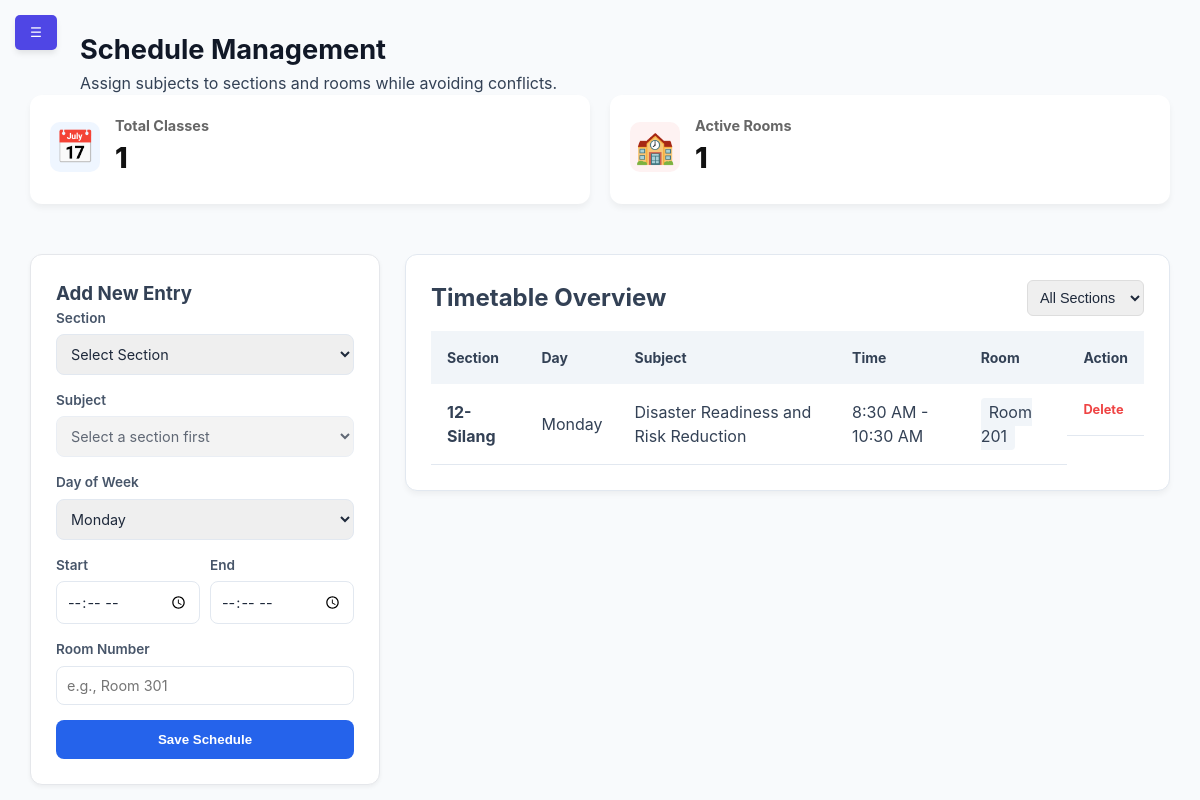
The app's page /modules/admin/admin_schedule.php (signed in) with its own data.
### tables this page shows
CREATE TABLE `schedules` (
  `id` int(11) NOT NULL,
  `section_id` int(11) NOT NULL,
  `subject_id` int(11) NOT NULL,
  `day_of_week` enum('Monday','Tuesday','Wednesday','Thursday','Friday','Saturday') NOT NULL,
  `start_time` time NOT NULL,
  `end_time` time NOT NULL,
  `room_number` varchar(50) DEFAULT NULL
);

CREATE TABLE `sections` (
  `id` int(11) NOT NULL,
  `section_name` varchar(50) NOT NULL,
  `strand_id` int(11) DEFAULT NULL,
  `grade_level` int(11) NOT NULL,
  `adviser_id` int(11) DEFAULT NULL,
  `academic_year` varchar(20) NOT NULL DEFAULT '2026-2027',
  `curriculum_version` enum('Legacy','Strengthened') NOT NULL DEFAULT 'Strengthened'
);

CREATE TABLE `subjects` (
  `id` int(11) NOT NULL,
  `curriculum_version` enum('Legacy','Strengthened') NOT NULL DEFAULT 'Strengthened',
  `subject_code` varchar(20) NOT NULL,
  `subject_name` varchar(255) NOT NULL,
  `type` enum('Core','Applied','Specialized','Elective') NOT NULL DEFAULT 'Core',
  `strand_id` int(11) DEFAULT NULL,
  `grade_level` int(11) NOT NULL,
  `term` enum('1st','2nd','3rd','1st Sem','2nd Sem','Full Year') NOT NULL DEFAULT '1st',
  `units` int(11) DEFAULT 3,
  `hours` int(11) DEFAULT 80
);

### modules/admin/admin_schedule.php (the view, shortened to what this page needs)
<?php
$conn = getDBConnection();
$total_classes = (int) $conn->query("SELECT COUNT(*) FROM schedules")->fetchColumn();
$total_rooms   = (int) $conn->query("SELECT COUNT(DISTINCT room_number) FROM schedules")->fetchColumn();
$sched_query = "SELECT sch.*, s.section_name, sub.subject_name, sub.subject_code
                FROM schedules sch
                JOIN sections s ON sch.section_id = s.id
                JOIN subjects sub ON sch.subject_id = sub.id";
$params = [];
$sched_query .= " ORDER BY FIELD(day_of_week, 'Monday', 'Tuesday', 'Wednesday', 'Thursday', 'Friday', 'Saturday'), start_time ASC";
$sched_stmt = $conn->prepare($sched_query);
$sched_stmt->execute($params);
$schedules = $sched_stmt->fetchAll(PDO::FETCH_ASSOC);
?>
<!DOCTYPE html>
<html lang="en">
<head>
    <link rel="stylesheet" href="../../assets/css/dashboard.css">
</head>
<body>
    <button class="mobile-toggle" id="mobileBurger" onclick="toggleSidebar()">☰</button>
    <div class="dashboard-wrapper">
        <main class="content">
            <header class="content-header">
                <h1>Schedule Management</h1>
                <p>Assign subjects to sections and rooms while avoiding conflicts.</p>
            </header>
            <div class="stats-grid">
                <div class="stat-card">
                    <div class="stat-icon" style="background:#eff6ff; color:#3b82f6;">📅</div>
                    <div class="stat-info"><h3>Total Classes</h3><div class="number"><?= htmlspecialchars((string) $total_classes); ?></div></div>
                </div>
                <div class="stat-card">
                    <div class="stat-icon" style="background:#fef2f2; color:#ef4444;">🏫</div>
                    <div class="stat-info"><h3>Active Rooms</h3><div class="number"><?= htmlspecialchars((string) $total_rooms); ?></div></div>
                </div>
            </div>
            <div class="admin-layout">
                <div class="card">
                    <h3>Add New Entry</h3>
                    <form method="POST">
                        <div class="form-group">
                            <label>Section</label>
                            <select name="section_id" id="sectionSelect" onchange="fetchSubjects(this.value)" required>
                                <option value="">Select Section</option>
                            </select>
                        </div>
                        <div class="form-group">
                            <label>Subject</label>
                            <select name="subject_id" id="subjectSelect" required disabled>
                                <option value="">Select a section first</option>
                            </select>
                        </div>
                        <div class="form-group">
                            <label>Day of Week</label>
                            <select name="day_of_week" required>
                                <option value="Monday">Monday</option>
                            </select>
                        </div>
                        <div style="display:flex; gap:10px;">
                            <div class="form-group" style="flex:1;"><label>Start</label><input type="time" name="start_time" required></div>
                            <div class="form-group" style="flex:1;"><label>End</label><input type="time" name="end_time" required></div>
                        </div>
                        <div class="form-group"><label>Room Number</label><input type="text" name="room_number" placeholder="e.g., Room 301" required></div>
                        <button type="submit" name="add_schedule" class="btn-primary">Save Schedule</button>
                    </form>
                </div>
                <div class="table-container">
                    <div class="table-header-flex">
                        <h2>Timetable Overview</h2>
                        <form method="GET">
                            <select name="filter_section" onchange="this.form.submit()" style="padding:8px; border-radius:6px; border:1px solid #ddd;">
                                <option value="">All Sections</option>
                            </select>
                        </form>
                    </div>
                    <table>
                        <thead>
                            <tr><th>Section</th><th>Day</th><th>Subject</th><th>Time</th><th>Room</th><th>Action</th></tr>
                        </thead>
                        <tbody>
                            <?php if (!empty($schedules)): ?>
                                <?php foreach ($schedules as $row): ?>
                                <tr>
                                    <td><strong><?= htmlspecialchars($row['section_name']); ?></strong></td>
                                    <td><?= htmlspecialchars($row['day_of_week']); ?></td>
                                    <td><?= htmlspecialchars($row['subject_name']); ?></td>
                                    <td><?= date("g:i A", strtotime($row['start_time'])); ?> - <?= date("g:i A", strtotime($row['end_time'])); ?></td>
                                    <td><span style="background:#f1f5f9; padding:4px 8px; border-radius:4px;"><?= htmlspecialchars($row['room_number']); ?></span></td>
                                    <td><a href="?delete=<?= (int) $row['id']; ?>" class="delete-btn" onclick="return confirm('Remove this schedule?')">Delete</a></td>
                                </tr>
                                <?php endforeach; ?>
                            <?php else: ?>
                                <tr><td colspan="6" style="text-align:center; padding:20px; color:#64748b;">No schedules found.</td></tr>
                            <?php endif; ?>
                        </tbody>
                    </table>
                </div>
            </div>
        </main>
    </div>
</body>
</html>

### assets/css/dashboard.css (style rules this page uses)
:root { --primary-color: #4f46e5; --secondary-color: #6366f1; --success-color: #22c55e; --danger-color: #ef4444; --warning-color: #f59e0b; --bg-gray: #f8fafc; --sidebar-dark: #1e293b; --text-main: #334155; --white: #ffffff; --shadow: 0 4px 6px -1px rgb(0 0 0 / 0.1); }
* { margin: 0; padding: 0; box-sizing: border-box; }
body { font-family: 'Inter', system-ui, -apple-system, sans-serif; background-color: var(--bg-gray); color: var(--text-main); line-height: 1.5; }
.dashboard-wrapper { display: flex; min-height: 100vh; }
.content { flex: 1; margin-left: 0; padding: 2rem; width: 100%; transition: all 0.3s ease; }
.stats-grid { display: grid; grid-template-columns: repeat(auto-fit, minmax(200px, 1fr)); gap: 20px; margin-bottom: 30px; }
.stat-card { background: var(--white); padding: 20px; border-radius: 12px; display: flex; align-items: center; gap: 15px; box-shadow: 0 4px 6px rgba(0,0,0,0.05); border-bottom: 4px solid transparent; transition: transform 0.2s; }
.stat-icon { font-size: 2rem; width: 50px; height: 50px; display: flex; align-items: center; justify-content: center; border-radius: 10px; }
.stat-info h3 { font-size: 0.9rem; color: #666; margin: 0; }
.stat-info .number { font-size: 1.8rem; font-weight: 800; color: #111; }
.table-container { background: var(--white); border-radius: 1rem; padding: 1.5rem; box-shadow: var(--shadow); }
table { width: 100%; border-collapse: collapse; }
th { text-align: left; padding: 1rem; background: #f1f5f9; font-size: 0.875rem; }
td { padding: 1rem; border-bottom: 1px solid #e2e8f0; }
thead th { user-select: none; }
.btn-primary { background: var(--primary-color); color: white; padding: 0.6rem 1.2rem; border: none; border-radius: 0.5rem; cursor: pointer; font-weight: 600; }
input, select, textarea { width: 100%; padding: 0.6rem 0.75rem; border: 1px solid #e2e8f0; border-radius: 0.5rem; font-size: 0.9rem; color: #1e293b; transition: border-color 0.2s; }
.mobile-toggle { display: block !important; position: fixed; top: 15px; left: 15px; z-index: 1100; background: var(--primary-color); color: white; border: none; padding: 10px 15px; border-radius: 5px; cursor: pointer; box-shadow: var(--shadow); }
.content-header { margin-left: 50px; }
td:last-child { display: flex; gap: 10px; justify-content: flex-start; align-items: center; white-space: nowrap; }
.table-container { overflow-x: auto; }
table { min-width: 600px; }

### modules/admin/admin_schedule.php (style rules this page uses)
body { margin: 0; padding: 0; overflow-x: hidden; overflow-y: auto; }
.dashboard-wrapper { display: flex; min-height: 100vh; height: auto; width: 100%; overflow: visible; position: relative; }
main.content { flex-grow: 1; margin-left: 260px; padding: 30px; width: 100%; max-width: 100%; height: 100vh; box-sizing: border-box; display: flex; flex-direction: column; transition: margin-left 0.3s cubic-bezier(0.4, 0, 0.2, 1); overflow: hidden; }
.table-container { flex: 1; min-height: 0; overflow-y: auto; overflow-x: auto; background: white; padding: 25px; border-radius: 12px; border: 1px solid #e2e8f0; box-shadow: 0 4px 6px -1px rgba(0, 0, 0, 0.05); }
.mobile-toggle { transition: opacity 0.2s ease, visibility 0.2s ease; z-index: 999; }
#sidebar:not(.active) ~ main.content { margin-left: 0; width: 100%; }
.admin-layout { display: grid; grid-template-columns: 350px 1fr; gap: 25px; margin-top: 20px; align-items: start; }
.content-header h1 { margin: 0; font-size: 1.70rem; color: #111827; }
.card { background: white; padding: 25px; border-radius: 12px; border: 1px solid #e5e7eb; box-shadow: 0 2px 4px rgba(0,0,0,0.05); }
.form-group { margin-bottom: 15px; }
.form-group label { display: block; margin-bottom: 6px; font-weight: 600; font-size: 0.85rem; color: #475569; }
.form-group select, .form-group input { width: 100%; padding: 10px; border: 1px solid #e2e8f0; border-radius: 8px; font-family: inherit; }
.btn-primary { background: #2563eb; color: white; border: none; padding: 12px; width: 100%; border-radius: 8px; font-weight: 700; cursor: pointer; transition: 0.2s; }
.delete-btn { color: #ef4444; text-decoration: none; font-weight: 700; font-size: 0.8rem; }
.table-header-flex { display: flex; justify-content: space-between; align-items: center; margin-bottom: 15px; }

### records on screen
schedules: section.section_name "12-Silang", day_of_week "Monday", subject.subject_name "Disaster Readiness and Risk Reduction", start_time "8:30 AM", end_time "10:30 AM", room_number "Room 201"

### other values on screen
$total_classes "1"
$total_rooms "1"
